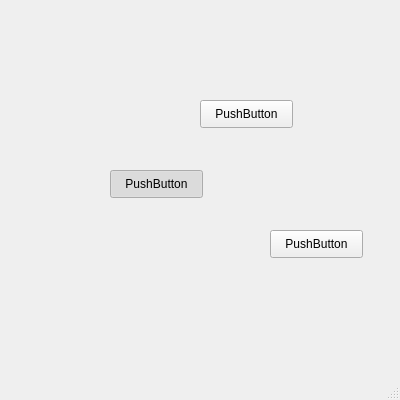
<?xml version="1.0" encoding="UTF-8"?>
<ui version="4.0">
 <class>MainWindow</class>
 <widget class="QMainWindow" name="MainWindow">
  <property name="geometry">
   <rect>
    <x>0</x>
    <y>0</y>
    <width>400</width>
    <height>400</height>
   </rect>
  </property>
  <property name="windowTitle">
   <string>MainWindow</string>
  </property>
  <widget class="QWidget" name="centralwidget">
   <widget class="QPushButton" name="pushButton">
    <property name="geometry">
     <rect>
      <x>110</x>
      <y>170</y>
      <width>93</width>
      <height>28</height>
     </rect>
    </property>
    <property name="text">
     <string>PushButton</string>
    </property>
    <property name="checkable">
     <bool>true</bool>
    </property>
    <property name="checked">
     <bool>true</bool>
    </property>
   </widget>
   <widget class="QPushButton" name="pushButton_2">
    <property name="geometry">
     <rect>
      <x>200</x>
      <y>100</y>
      <width>93</width>
      <height>28</height>
     </rect>
    </property>
    <property name="text">
     <string>PushButton</string>
    </property>
    <property name="checkable">
     <bool>true</bool>
    </property>
   </widget>
   <widget class="QPushButton" name="pushButton_3">
    <property name="geometry">
     <rect>
      <x>270</x>
      <y>230</y>
      <width>93</width>
      <height>28</height>
     </rect>
    </property>
    <property name="text">
     <string>PushButton</string>
    </property>
   </widget>
  </widget>
  <widget class="QMenuBar" name="menubar">
   <property name="geometry">
    <rect>
     <x>0</x>
     <y>0</y>
     <width>400</width>
     <height>26</height>
    </rect>
   </property>
  </widget>
  <widget class="QStatusBar" name="statusbar"/>
 </widget>
 <resources/>
 <connections>
  <connection>
   <sender>pushButton</sender>
   <signal>toggled(bool)</signal>
   <receiver>pushButton_2</receiver>
   <slot>toggle()</slot>
   <hints>
    <hint type="sourcelabel">
     <x>135</x>
     <y>197</y>
    </hint>
    <hint type="destinationlabel">
     <x>260</x>
     <y>138</y>
    </hint>
   </hints>
  </connection>
 </connections>
</ui>
